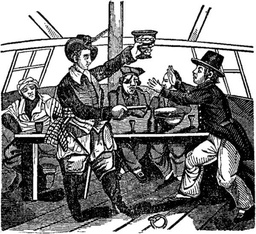
#> input picture for_AI/wikipedia_dataset/images/history/12d00d57b716b4ef1f266c64e621b24b.jpg, 256 x 234 px, shrunk from 600 x 548 before the run
$ python -i jepg.py   (imports and definitions only)
#> lines starting #> are read from the running program, lines starting #| are printed output that depends on the picture
#coding = utf-8
from PIL import Image
import numpy as np
import math
import os


def crop(image,block_size):
    if image.shape[0] % block_size != 0:
        cropped_width = math.floor(int(image.shape[0] / block_size) * block_size)
    else:
        cropped_width = image.shape[0]

    if image.shape[1] % block_size != 0:
        cropped_height = math.floor(int(image.shape[1] / block_size) * block_size)
    else:
        cropped_height = image.shape[1]

    cropped_image = np.zeros((cropped_width, cropped_height))

    for rownum in range(len(cropped_image)):
       for colnum in range(len(cropped_image[rownum])):
           cropped_image[rownum][colnum] = image[rownum][colnum]

    return cropped_image


def partition(image,block_size):
    data = np.split(image, image.shape[0] / block_size)
    res = []

    for arr in data:
        res.append(np.split(arr, arr.shape[1] / block_size, axis=1))

    return res


# [11 lines left out: function dctmtx, not called in this run]


def dct(input_matrix, dct_mtx):
    dct_matrix = np.matmul(np.matmul(dct_mtx,input_matrix), dct_mtx.transpose())
    return dct_matrix


def quantize(input_matrix,block_size,qr):

    quantize_matrix = np.array([
    [16, 11, 10, 16, 24, 40, 51, 61],
    [12, 12, 14, 19, 26, 58, 60, 55],
    [14, 13, 16, 24, 40, 57, 69, 56],
    [14, 17, 22, 29, 51, 87, 80, 62],
    [18, 22, 37, 56, 68, 109, 103, 77],
    [24, 35, 55, 64, 81, 104, 113, 92],
    [49, 64, 78, 87, 103, 121, 120, 101],
    [72, 92, 95, 98, 112, 100, 103, 99]])

    if block_size == 16:
        quantize_matrix_double = np.zeros((block_size, block_size))
        for i in range(0,8):
            for j in range(0, 8):
                temp = quantize_matrix[i][j]
                quantize_matrix_double[2 * i][2 * j] = temp
                quantize_matrix_double[2 * i + 1][2 * j] = temp
                quantize_matrix_double[2 * i][2 * j + 1] = temp
                quantize_matrix_double[2 * i + 1][2 * j + 1] = temp
        used_quantize_matrix = quantize_matrix_double
    else:
        used_quantize_matrix = quantize_matrix

    used_quantize_matrix = used_quantize_matrix/qr
    quantized_matrix = input_matrix/used_quantize_matrix
    quantized_matrix = np.rint(quantized_matrix)
    return quantized_matrix


def zig_zag(input_matrix,block_size):
    z = np.empty([block_size*block_size])
    index = -1
    bound = 0
    for i in range(0, 2 * block_size -1):
        if i < block_size:
            bound = 0
        else:
            bound = i - block_size + 1
        for j in range(bound, i - bound + 1):
            index += 1
            if i % 2 == 1:
                z[index] = input_matrix[j, i-j]
            else:
                z[index] = input_matrix[i-j, j]
    return z


# [21 lines left out: functions gzip_comp, lzma_comp, bz2_comp, not called in this run]


def compress(image,block_size, qr, bl):
    im_matrix = crop(np.asarray(image), block_size)

    res = partition(im_matrix, block_size)

    result_string = '';
    result_string += "{0:b}".format(im_matrix.shape[0]) + "x"
    result_string += "{0:b}".format(im_matrix.shape[1]) + "\n"

    dct_mtx = dctmtx(block_size)

    for i in range(len(res)):
        for j in range(len(res[i])):
            dct_matrix = dct(res[i][j], dct_mtx)
            quantize_matrix = quantize(dct_matrix, block_size, qr)
            # represent DC coefficients by difference
            if i == 0 and j == 0:
                temp_difference = quantize_matrix[0][0]
            else:
                quantize_matrix[0][0] = quantize_matrix[0][0] - temp_difference

            temp_difference = quantize_matrix[0][0]

            binary_string = ''.join(('{0:' + str(bl) + 'b}').format(int(x)) for x in zig_zag(quantize_matrix, block_size))
            result_string += binary_string + '\n'
    result_bytes = str.encode(result_string)
    return result_bytes

def zig_zag_reverse(input_matrix,block_size):
    output_matrix = np.empty([block_size,block_size])
    index = -1
    bound = 0
    for i in range(0, 2 * block_size -1):
        if i < block_size:
            bound = 0
        else:
            bound = i - block_size + 1
        for j in range(bound, i - bound + 1):
            index += 1
            if i % 2 == 1:
                output_matrix[j, i - j] = input_matrix[index]
            else:
                output_matrix[i - j, j] = input_matrix[index]
    return output_matrix


def quantize_back(input_matrix,block_size,qr):

    quantize_matrix = np.array([
    [16, 11, 10, 16, 24, 40, 51, 61],
    [12, 12, 14, 19, 26, 58, 60, 55],
    [14, 13, 16, 24, 40, 57, 69, 56],
    [14, 17, 22, 29, 51, 87, 80, 62],
    [18, 22, 37, 56, 68, 109, 103, 77],
    [24, 35, 55, 64, 81, 104, 113, 92],
    [49, 64, 78, 87, 103, 121, 120, 101],
    [72, 92, 95, 98, 112, 100, 103, 99]])

    if block_size == 16:
        quantize_matrix_double = np.zeros((block_size, block_size))
        for i in range(0,8):
            for j in range(0, 8):
                temp = quantize_matrix[i][j]
                quantize_matrix_double[2 * i][2 * j] = temp
                quantize_matrix_double[2 * i + 1][2 * j] = temp
                quantize_matrix_double[2 * i][2 * j + 1] = temp
                quantize_matrix_double[2 * i + 1][2 * j + 1] = temp
        used_quantize_matrix = quantize_matrix_double
    else:
        used_quantize_matrix = quantize_matrix

    used_quantize_matrix = used_quantize_matrix/qr
    quantized_matrix = np.multiply(input_matrix,used_quantize_matrix)
    quantized_matrix = np.rint(quantized_matrix)

    return quantized_matrix


def dctmtx(block_size):
    dct_matrix = np.zeros((block_size, block_size))

    for i in range(0, block_size):
        for j in range(0, block_size):
            if i == 0:
                dct_matrix[i][j] = 1/math.sqrt(block_size)
            else:
                dct_matrix[i][j] = math.sqrt(2/block_size) * math.cos((math.pi*(2 * j + 1) * i)/(2*block_size))

    return dct_matrix


def idct(input_matrix, dct_mtx):
    idct_matrix = np.matmul(np.matmul(dct_mtx.transpose(),input_matrix), dct_mtx)
    return idct_matrix


# [16 lines left out: functions gzip_decomp, bz2_decomp, lzma_decomp, not called in this run]


def decompose(result_bytes):
    block_size = 8
    qr = 50
    binary_length = 32

    b_string = result_bytes.decode()
    b_array = b_string.split('\n')

    sz = b_array[0];
    image_size_info = sz.split("x")
    height = int(image_size_info[0], 2)
    width = int(image_size_info[1], 2)
    output_matrix = np.zeros((height, width))

    height_size = int(height / block_size)
    wide_size = int(width / block_size)

    dct_mtx = dctmtx(block_size)
    temp_restore = 0
    for i in range(1, len(b_array) - 1):
        temp_string = b_array[i]
        numbers = [int(temp_string[i:i + binary_length], 2) for i in range(0, len(temp_string), binary_length)]#加了replace来替换空格
        b_z = zig_zag_reverse(numbers, block_size)

        # restore DC coefficients
        if i == 1:
            zero_p = b_z[0][0]
        elif i == 2:
            temp_restore = b_z[0][0]
            b_z[0][0] = b_z[0][0] + zero_p
        elif i > 2:
            temp_restore = b_z[0][0]
            b_z[0][0] = b_z[0][0] + dc_coefficient

        dc_coefficient = temp_restore

        qb_matrix = quantize_back(b_z, block_size, qr)
        idct_matrix = idct(qb_matrix, dct_mtx)

        m = int(math.floor((i - 1) / wide_size))  # height
        n = int((i - 1) % wide_size)  # width

        x = block_size * m
        for p in range(len(idct_matrix)):
            y = block_size * n
            for q in range(len(idct_matrix[p])):
                output_matrix[x][y] = idct_matrix[p][q]
                y += 1
            x += 1
    new_im = Image.fromarray(output_matrix)
    new_im = new_im.convert('L')
    return new_im

def jepg(image):
    im = Image.fromarray(image)
    r,g,b = im.split()
    bs = int(8)
    qr = int(50)
    bl = int(32)
    r_bytes = compress(r,bs,qr, bl)
    g_bytes = compress(g,bs,qr, bl)
    b_bytes = compress(b,bs,qr, bl)
    r = decompose(r_bytes)
    g = decompose(g_bytes)
    b = decompose(b_bytes)
    image = Image.merge('RGB',(r,g,b))
    return image


>>> import cv2
>>> picture = cv2.imread('wikipedia_dataset/images/history/12d00d57b716b4ef1f266c64e621b24b.jpg')
#> picture is the input picture: shape (234, 256, 3); min 0, max 255, mean 133.3
>>> result = jepg(picture)
#> after the loop in crop, `for rownum in range(len(cropped_image)):`:
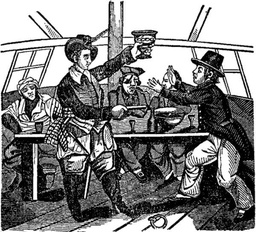
#> cropped_image: shape (232, 256) float64; min 0, max 255, mean 132.4
#> in partition, `data = np.split(image, image.shape[0] / block_size)`: data = 29 items
#> the loop in partition, `for arr in data:` made 29 passes
#> the loop in compress, `for i in range(len(res)):` made 29 passes
#> in crop (call 2), `cropped_image = np.zeros((cropped_width, cropped_height))`: cropped_image: shape (232, 256) float64; every value is 0
#> the loop in partition (call 2), `for arr in data:` made 29 passes
#> the loop in compress (call 2), `for i in range(len(res)):` made 29 passes

$ run again, on for_AI/wikipedia_dataset/images/history/17aa8721080a629d0604a6ffd247bb22.jpg
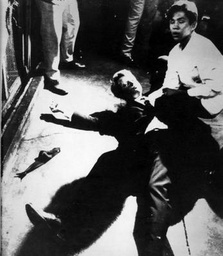
#> input picture for_AI/wikipedia_dataset/images/history/17aa8721080a629d0604a6ffd247bb22.jpg, 223 x 256 px, shrunk from 347 x 398 before the run
#> picture is the input picture: shape (256, 223, 3); min 0, max 255, mean 91.3
#> after the loop in crop, `for rownum in range(len(cropped_image)):`:
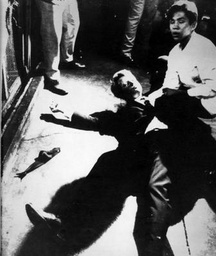
#> cropped_image: shape (256, 216) float64; min 0, max 255, mean 91.5
#> data = 32 items
#> the loop in partition, `for arr in data:` made 32 passes
#> the loop in compress, `for i in range(len(res)):` made 32 passes
#> the loop in partition (call 2), `for arr in data:` made 32 passes
#> the loop in compress (call 2), `for i in range(len(res)):` made 32 passes
